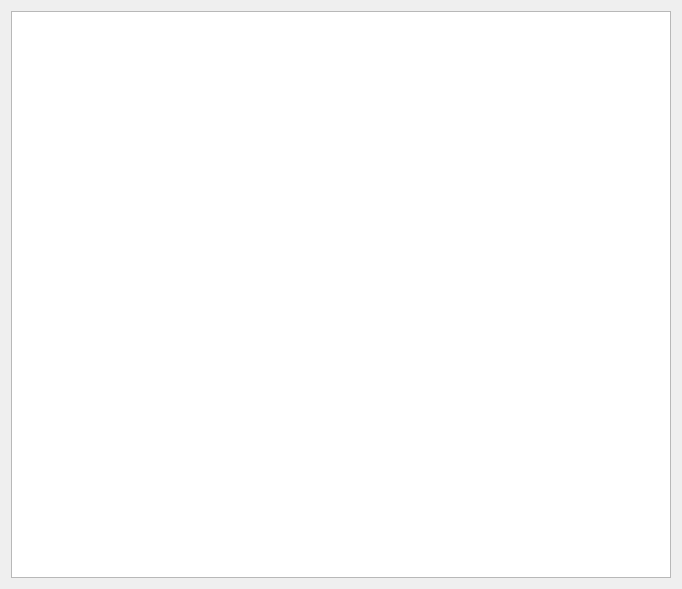
<?xml version="1.0" encoding="UTF-8"?>
<ui version="4.0">
 <class>PageConfig</class>
 <widget class="QWidget" name="PageConfig">
  <property name="geometry">
   <rect>
    <x>0</x>
    <y>0</y>
    <width>682</width>
    <height>589</height>
   </rect>
  </property>
  <property name="windowTitle">
   <string>Form</string>
  </property>
  <layout class="QHBoxLayout" name="horizontalLayout">
   <item>
    <widget class="VTextBrowser" name="textEdit"/>
   </item>
  </layout>
 </widget>
 <customwidgets>
  <customwidget>
   <class>VTextBrowser</class>
   <extends>QTextEdit</extends>
   <header>widgets/vtextbrowser.h</header>
  </customwidget>
 </customwidgets>
 <resources/>
 <connections/>
</ui>
